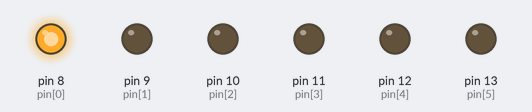
The sketch below on a simulated Arduino Uno, built with avr-gcc and run on an emulated ATmega328P. Parts: output pins drawn as LEDs (lit = HIGH). At 29.0 s the program stops and its outputs stay as they are.

Above: at 0.1 s.
At 10.1 s:
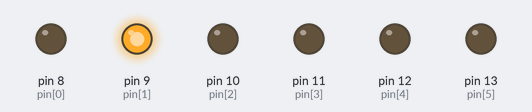
At 15.1 s:
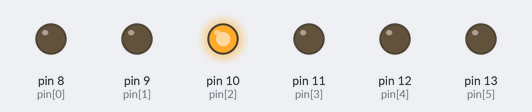
At 23.1 s:
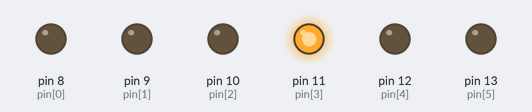
At 27.1 s:
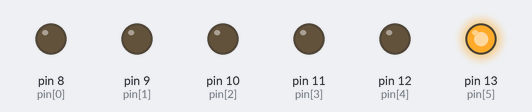
At 29.1 s:
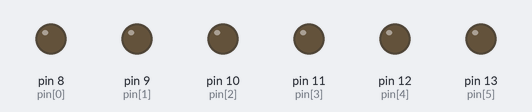
Timing chart, 0 to 30.5 s (numbered marks = the images above):
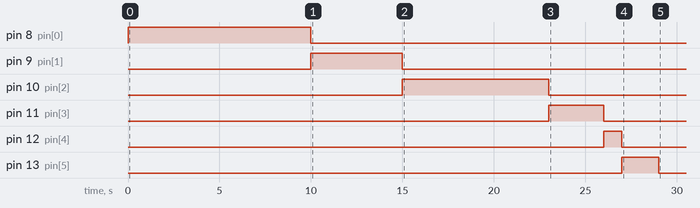

Measured:
- by itself, pin 8 (pin[0]): LOW → HIGH at 0.00 s, → LOW 10.0 s later
- by itself, pin 9 (pin[1]): LOW → HIGH at 10.0 s, → LOW 5.0 s later
- by itself, pin 10 (pin[2]): LOW → HIGH at 15.0 s, → LOW 8.0 s later
- by itself, pin 11 (pin[3]): LOW → HIGH at 23.0 s, → LOW 3.0 s later
- by itself, pin 12 (pin[4]): LOW → HIGH at 26.0 s, → LOW 1.0 s later
- by itself, pin 13 (pin[5]): LOW → HIGH at 27.0 s, → LOW 2.0 s later

The sketch:

first_in_first_out.ino
```cpp
// C++ code
//Vince Pierre Bentulan BSCPE 4A
//First In First Out


 int pin[6] = {8,9,10,11,12,13};
 int time[]={10000,5000,8000,3000,1000,2000};
  //an array of time in milliseconds to be used in delay function.
  //index 0 or the P8 has a time of 10 seconds.
  //index 1 or the P9 has a time of 5 seconds.
  //index 2 or the P10 has a time of 8 seconds.
  //index 3 or the P11 has a time of 3 second.
  //index 4 or the P12 has a time of 1 second.
  //index 5 or the P13 has a time of 2 seconds.
int numled= 6;
	//number of LEDs

void setup()
{
  Serial.begin(9600);
  for(int i=0; i<numled; i++){
    pinMode(pin[i], OUTPUT);
	}
}

void loop(){
  for (int i = 0; i <numled; i++){
    digitalWrite(pin[i],HIGH);
    delay(time[i]);
    digitalWrite(pin[i],LOW);
  }
  for(;;){
  }
}
```
